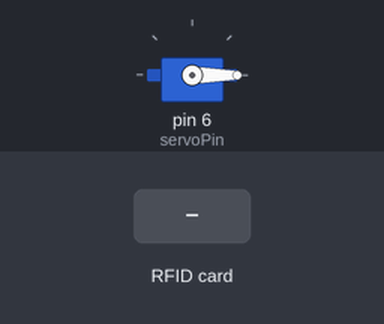
The sketch below on a simulated Arduino Uno, built with avr-gcc and run on an emulated ATmega328P. Parts: servo. The test bench sets the inputs (shaded band). What the sketch prints to the serial monitor is not drawn.

Above: at 1.2 s.
1.3 s: RFID card 94 8F C4 71 held to the reader
At 1.9 s:
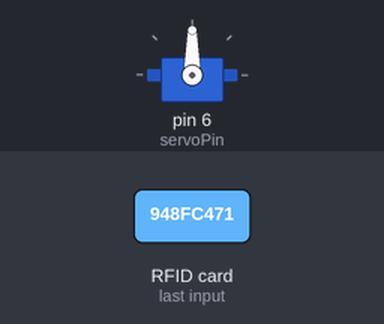
2.8 s: RFID card A3 FA D9 13 held to the reader
Timing chart, 0 to 9.8 s (numbered marks = the images above; inputs shaded):
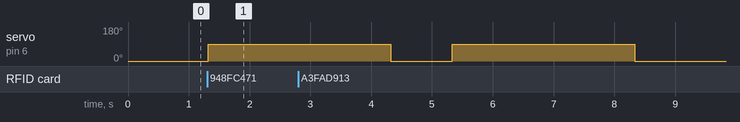

Measured:
- after the input at 1.3 s, servo on pin 6 (servoPin): 0° → 90° at once

The sketch:

nfcreadservoW_access.ino
```cpp
#include <Wire.h>
#include <PN532_I2C.h>
#include <PN532.h>
#include <Servo.h>

// PN532 NFC Setup
PN532_I2C pn532i2c(Wire);
PN532 nfc(pn532i2c);

// Servo Setup
Servo lockServo;
const int servoPin = 6;   // Change if needed
const int openAngle = 90; // Adjust based on your lock design
const int closeAngle = 0;

void setup(void) {
  Serial.begin(9600);
  Serial.println("Looking for PN532 (I2C mode)...");

  nfc.begin();
  uint32_t versiondata = nfc.getFirmwareVersion();
  if (!versiondata) {
    Serial.println("Didn't find PN532 module :(");
    while (1);
  }

  Serial.println("Found chip PN532");
  Serial.print("Firmware version: ");
  Serial.print((versiondata >> 16) & 0xFF, DEC);
  Serial.print(".");
  Serial.println((versiondata >> 8) & 0xFF, DEC);

  nfc.SAMConfig();
  Serial.println("Waiting for an NFC card...");

  lockServo.attach(servoPin);
  lockServo.write(closeAngle); // Keep door locked at start
}

// Check UID match
bool compareUID(uint8_t *uid, uint8_t *refUID, uint8_t len) {
  for (uint8_t i = 0; i < len; i++) {
    if (uid[i] != refUID[i]) return false;
  }
  return true;
}

// Known allowed UIDs
uint8_t allowedUID1[] = { 0x94, 0x8F, 0xC4, 0x71 };
uint8_t allowedUID2[] = { 0xA3, 0xFA, 0xD9, 0x13 };

void loop(void) {
  uint8_t success;
  uint8_t uid[7];
  uint8_t uidLength;

  success = nfc.readPassiveTargetID(PN532_MIFARE_ISO14443A, uid, &uidLength);

  if (success) {
    Serial.print("Found a card with UID: ");
    for (uint8_t i = 0; i < uidLength; i++) {
      Serial.print(" 0x"); Serial.print(uid[i], HEX);
    }
    Serial.println();

    if ( (uidLength == 4 && compareUID(uid, allowedUID1, 4)) ||
         (uidLength == 4 && compareUID(uid, allowedUID2, 4)) ) {
      Serial.println("✅ Access granted - unlocking...");
      lockServo.write(openAngle);
      delay(3000); // Keep unlocked for 3 seconds
      lockServo.write(closeAngle);
      Serial.println("🔒 Locked again.");
    } else {
      Serial.println("⛔ Access denied.");
    }

    delay(1000); // Small delay before next scan
  }
}
```
